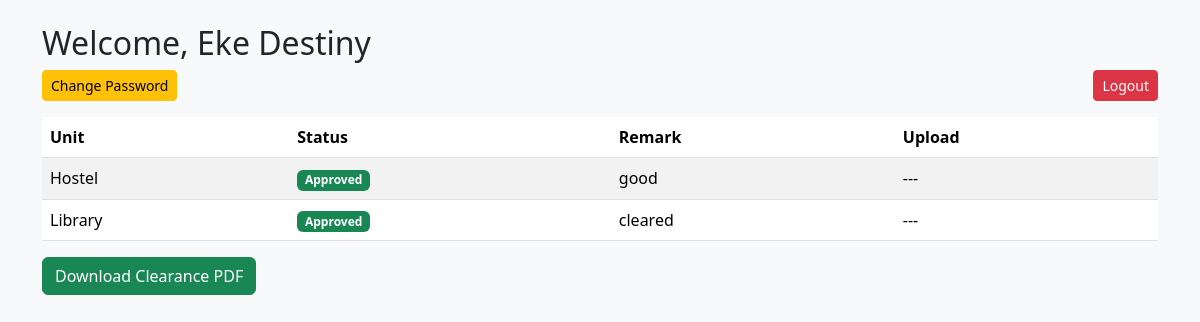
The app's page /student/dashboard (signed in) with its own data.
### tables this page shows
CREATE TABLE students (
        id INTEGER PRIMARY KEY AUTOINCREMENT,
        user_id INTEGER,
        full_name TEXT,
        matric_no TEXT UNIQUE,
        department TEXT,
        level TEXT
    );

CREATE TABLE clearance_status (
        id INTEGER PRIMARY KEY AUTOINCREMENT,
        student_id INTEGER,
        unit_id INTEGER,
        status TEXT,
        remark TEXT,
        updated_at TEXT
    );

CREATE TABLE units (
        id INTEGER PRIMARY KEY AUTOINCREMENT,
        name TEXT UNIQUE
    );

### app.py (the view)
@app.route("/student/dashboard")
@login_required("student")
def student_dashboard():
    conn = get_db()
    student = conn.execute("""
        SELECT students.id, students.full_name, students.matric_no,
               students.department, students.level
        FROM students
        JOIN users ON students.user_id = users.id
        WHERE users.id = ?
    """, (session.get("user_id"),)).fetchone()
    if not student:
        conn.close()
        return redirect("/logout")
    statuses = conn.execute("""
        SELECT units.id AS unit_id, units.name, clearance_status.status, clearance_status.remark
        FROM clearance_status
        JOIN units ON clearance_status.unit_id = units.id
        WHERE clearance_status.student_id = ?
        ORDER BY units.name
    """, (student["id"],)).fetchall()
    cleared = all(s["status"] == "approved" for s in statuses)
    conn.close()
    return render_template("student/dashboard.html", student=student, statuses=statuses, cleared=cleared)

### app.py (called while the page is built)
def get_db():
    conn = sqlite3.connect(DB)
    conn.row_factory = sqlite3.Row
    return conn

def login_required(role):
    def wrapper(f):
        @wraps(f)
        def decorated(*args, **kwargs):
            if "role" not in session or session["role"] != role:
                return redirect("/")
            return f(*args, **kwargs)
        return decorated
    return wrapper

### templates/student/dashboard.html (shortened to what this page needs)
<!DOCTYPE html>
<html lang="en">
<head>
<link href="https://cdn.jsdelivr.net/npm/bootstrap@5.3.2/dist/css/bootstrap.min.css" rel="stylesheet">
</head>
<body class="bg-light">
<div class="container mt-4">
<h2>Welcome, {{ student['full_name'] }}</h2>
<div class="mb-3">
    <a href="{{ url_for('change_password') }}" class="btn btn-warning btn-sm">Change Password</a>
    <a href="{{ url_for('logout') }}" class="btn btn-danger btn-sm float-end">Logout</a>
</div>
<table class="table table-striped">
<thead><tr><th>Unit</th><th>Status</th><th>Remark</th><th>Upload</th></tr></thead>
<tbody>
{% for s in statuses %}
<tr>
    <td>{{ s['name'] }}</td>
    <td>
        {% if s['status']=='approved' %}
        <span class="badge bg-success">Approved</span>
        {% elif s['status']=='rejected' %}
        <span class="badge bg-danger">Rejected</span>
        {% else %}
        <span class="badge bg-warning">Pending</span>
        {% endif %}
    </td>
    <td>{{ s['remark'] }}</td>
    <td>
        {% if s['status'] != 'approved' %}
        <form method="POST" enctype="multipart/form-data" action="{{ url_for('upload_document', unit_id=s['unit_id']) }}">
            <input type="file" name="file" required class="form-control mb-1">
            <button class="btn btn-sm btn-primary w-100">Upload</button>
        </form>
        {% else %}
        ---
        {% endif %}
    </td>
</tr>
{% endfor %}
</tbody>
</table>
{% if cleared %}
<a href="{{ url_for('download_clearance') }}" class="btn btn-success">Download Clearance PDF</a>
{% endif %}
</div>
</body>
</html>

### records on screen
students: full_name "Eke Destiny"
clearance_status: name "Hostel", status "Approved", remark "good"
clearance_status: name "Library", status "Approved", remark "cleared"
